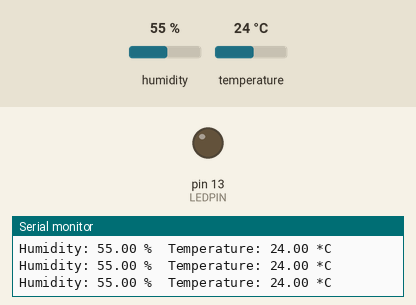
This sketch was run on a simulated Arduino Uno, built with avr-gcc and run on an emulated ATmega328P. Parts: output pins drawn as LEDs (lit = HIGH), the last lines printed to the serial monitor. Dashed ring = blinking. Inputs (shaded band) come from the test bench; at power-on: temperature 24 °C, humidity 55 %.

Above: at 2.8 s.
2.9 s: temperature set to 26.6 °C
5.7 s: temperature set to 27.6 °C
At 6.9 s:
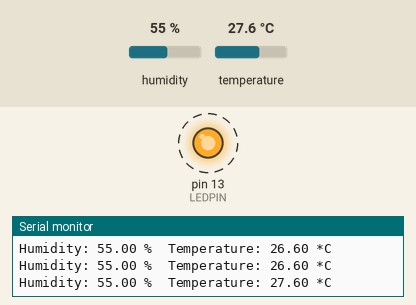
Timing chart, 0 to 17.0 s (numbered marks = the images above; inputs shaded):
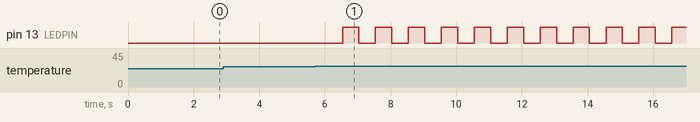

The sketch:

_MembacaSuhuDanKelembapanLED.ino
```cpp
#include <DHT.h>

#define DHTPIN 2       // Pin yang terhubung ke sensor DHT
#define DHTTYPE DHT22  // Ganti dengan DHT11 jika menggunakan sensor DHT11
#define LEDPIN 13      // Pin untuk LED, misalnya pin 1

DHT dht(DHTPIN, DHTTYPE);

void setup() {
  Serial.begin(9600);
  dht.begin();

  pinMode(LEDPIN, OUTPUT);  // Set LED pin sebagai output
  digitalWrite(LEDPIN, LOW); // Awalnya LED dimatikan
}

void loop() {
  float humidity = dht.readHumidity();      // Membaca kelembaban
  float temperature = dht.readTemperature(); // Membaca suhu dalam Celcius

  // Jika gagal membaca sensor
  if (isnan(humidity) || isnan(temperature)) {
    Serial.println("Failed to read from DHT sensor!");
    return;
  }

  // Menampilkan hasil ke Serial Monitor
  Serial.print("Humidity: ");
  Serial.print(humidity);
  Serial.print(" %\t");
  Serial.print("Temperature: ");
  Serial.print(temperature);
  Serial.println(" *C");
  delay(500);
  // Cek suhu, nyalakan LED jika suhu >= 30 derajat Celcius
  if (temperature >= 27.0) {
    digitalWrite(LEDPIN, HIGH);  // Nyalakan LED
    delay(500);
    digitalWrite(LEDPIN, LOW); // Tunggu 2 detik sebelum pembacaan berikutnya
  }
}
```

Measured:
- the behaviour switches between 26.9 and 27 °C on temperature (found by bisection; images 0 and 1)
- after the input at 5.7 s, pin 13 (LEDPIN): alternates HIGH for 0.50 s and LOW for 0.50 s, starting after 0.84 s
